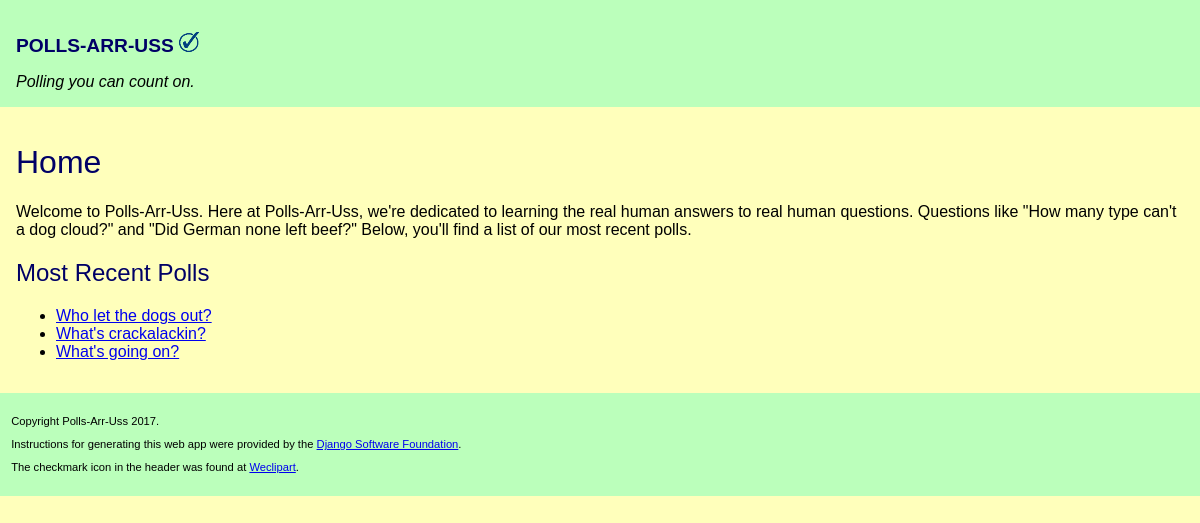
The page /polls/ on the database as committed earlier.
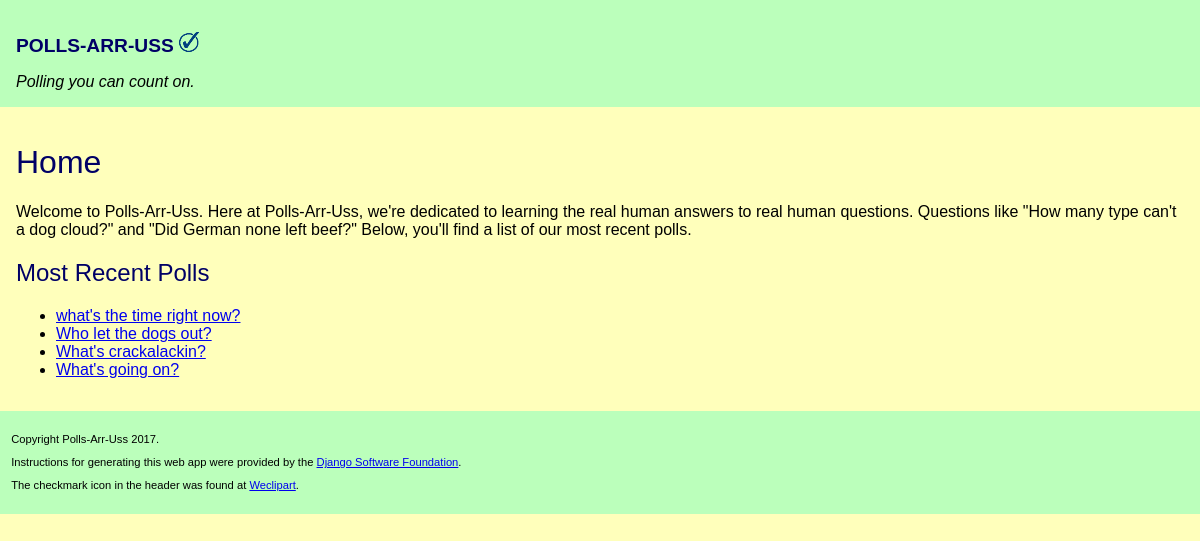
The same page on the database as committed later.
### polls/models.py (models this page shows, shortened)
class Question(models.Model):
    question_text = models.CharField(max_length=200)
    pub_date = models.DateTimeField('date published')

### polls/views.py (the view)
class IndexView(generic.ListView):
    template_name = 'polls/index.html'
    context_object_name = 'latest_question_list'
    def get_queryset(self):
        return Question.objects.order_by('-pub_date')[:5]

### polls/templates/polls/index.html
{% extends 'polls/base.html' %}
{% block content %}
    <h1>Home</h1>
    <p>
        Welcome to Polls-Arr-Uss. Here at Polls-Arr-Uss, we're dedicated to learning the real human answers to real human questions. Questions like "How many type can't a dog cloud?" and "Did German none left beef?" Below, you'll find a list of our most recent polls.
    </p>
    <h2>Most Recent Polls</h2>
    {% if latest_question_list %}
        <ul>
            {% for question in latest_question_list %}
                <li><a href="{% url 'polls:detail' question.id %}">{{ question.question_text }}</a></li>
            {% endfor %}
        </ul>
    {% else %}
        <p>No polls are available.</p>
    {% endif %}
{% endblock %}

Rows that differ between the two databases and show on the page:
added Question: question_text "what's the time right now?"
